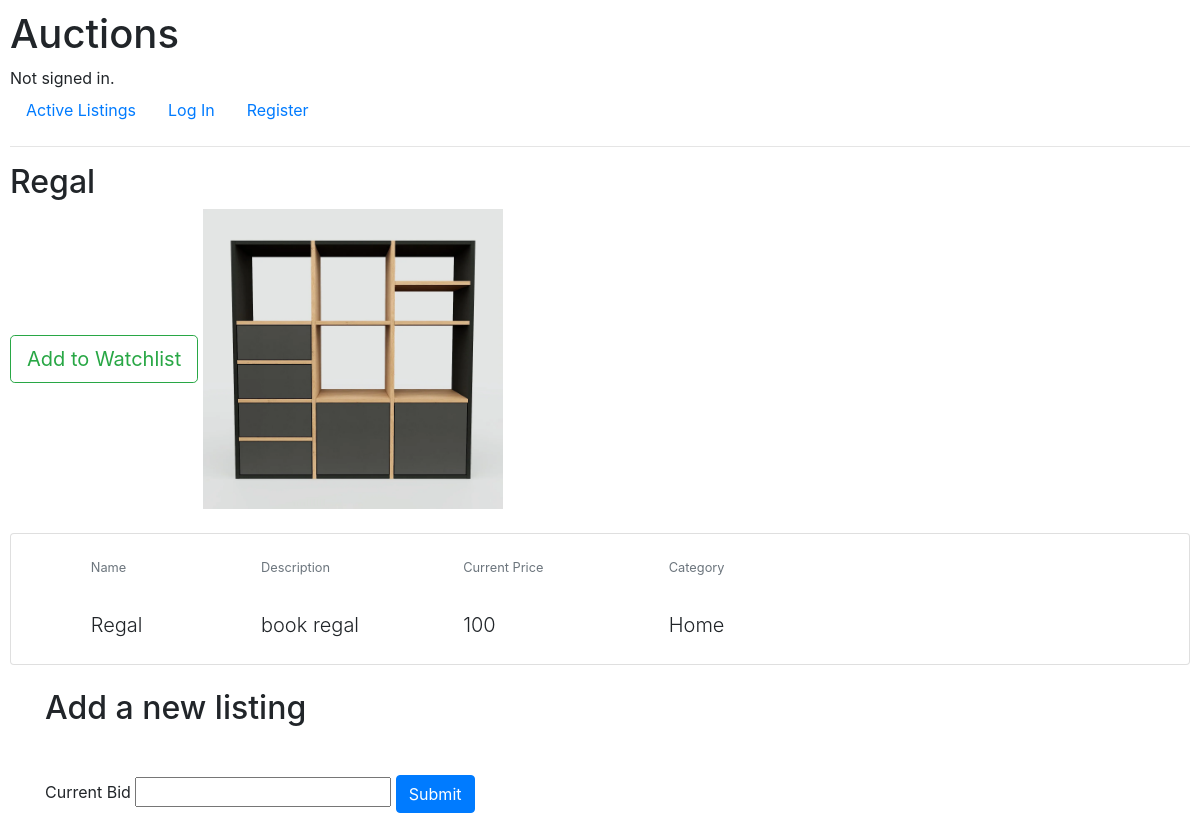
The page /1 on the database its author committed.
### auctions/models.py (models this page shows)
class Listing(models.Model):
    title = models.CharField(max_length=64)
    description = models.CharField(max_length=256)
    price = models.IntegerField()
    image = models.ImageField(upload_to='img')
    status = models.BooleanField()
    category = models.ForeignKey(Category, on_delete=models.CASCADE, related_name="category")
    user = models.ForeignKey(User, on_delete=models.CASCADE, related_name="user")

class Category(models.Model):
    categoryName = models.CharField(max_length=64)
    def __str__(self):
        return f"{self.categoryName}"

### auctions/views.py (the view)
# urls.py: path("<int:listing_id>", views.listing, name="listing"),
def listing(request, listing_id):
    if request.method == "POST":
        bid_form = Bid.objects.get(id=listing_id)
        bid_form.currentbid = request.POST["currentbid"]
        bid_form.save()
        return HttpResponseRedirect(reverse("index"))
    listing = Listing.objects.get(id=listing_id)
    bid_form = NewBidForm()
    return render(request, "auctions/listing.html", {
        "listing": listing,
        "bids": bid_form
    })

### auctions/forms.py
class NewBidForm(forms.ModelForm):
    class Meta:
        model = Bid
        fields = ('currentbid',)

### auctions/templates/auctions/listing.html (shortened to what this page needs)
{% extends "auctions/layout.html" %}
{% block body %}
    <h2>{{listing.title}}</h2>
    <a href="{% url 'add_watchlist' listing.id %}" role="button" class="btn btn-outline-success btn-lg">Add to Watchlist</a>
                        <img src={{listing.image.url}} class="img-fluid" alt="Generic placeholder image" width="300" height="300"><br><br>
                            <div class="card mb-4">
                                <div class="card-body p-4">
                                    <div class="row align-items-center">
                                            <div class="col-md-2 d-flex justify-content-center">
                                                <div>
                                                    <p class="small text-muted mb-4 pb-2">Name</p>
                                                    <p class="lead fw-normal mb-0">{{listing.title}}</p>
                                                </div>
                                            </div>
                                                <div class="col-md-2 d-flex justify-content-center">
                                                    <div>
                                                        <p class="small text-muted mb-4 pb-2">Description</p>
                                                        <p class="lead fw-normal mb-0">{{listing.description}}</p>
                                                    </div>
                                                </div>
                                                    <div class="col-md-2 d-flex justify-content-center">
                                                         <div>
                                                            <p class="small text-muted mb-4 pb-2">Current Price</p>
                                                            <p class="lead fw-normal mb-0">{{listing.price}}</p>
                                                        </div>
                                                    </div>
                                                    <div class="col-md-2 d-flex justify-content-center">
                                                        <div>
                                                            <p class="small text-muted mb-4 pb-2">Category</p>
                                                            <p class="lead fw-normal mb-0">{{listing.category}}</p>
                                                        </div>
                                                    </div>
                                                </div>
                                            </div>
                                        </div>
                            <div class="container">
                                <h2 class="my-4">Add a new listing</h2>
                            <form method="post" enctype="multipart/form-data">
                                    <label for="cbid">Current Bid</label>
                                    <input type=text name="currentbid" id="cbid"></input>
                                    <button class="btn btn-primary my-4" type="submit">Submit</button>
                              </form>
                            </div>
{% endblock %}

### auctions/static/auctions/styles.css (style rules this page uses)
body { padding: 10px; }

### rows shown on the page
Listing: title "Regal", image (picture), description "book regal", price "100", category "Home"
